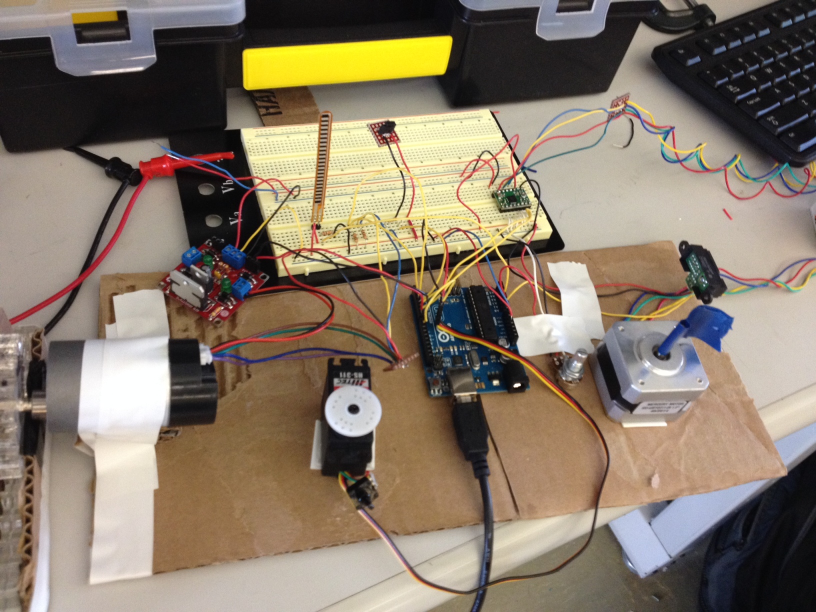
#> input picture Labs/Motor Lab/image(1).jpeg, 1632 x 1224 px, given in place of template1.png, which was not available (shown at 1/2 size)
$ python get_BW_image.py
#> lines starting #> are read from the running program, lines starting #| are printed output that depends on the picture; after the words box and inside, x2 and y2 are one past the last pixel; in counts of white or black regions, pixels touching at a corner belong together; pictures that were not available may be replaced by others from this repository, and a replacement may not be noted
import numpy as np
import cv2

# initialize playstation eye
cap = cv2.VideoCapture(0)

# import templates as grayscale images
img_rgb = cv2.imread('template1.png')
#> img_rgb is the input picture: shape (1224, 1632, 3); mean B, G, R 104.5, 120.9, 134.5
temp = cv2.cvtColor(img_rgb, cv2.COLOR_BGR2GRAY)
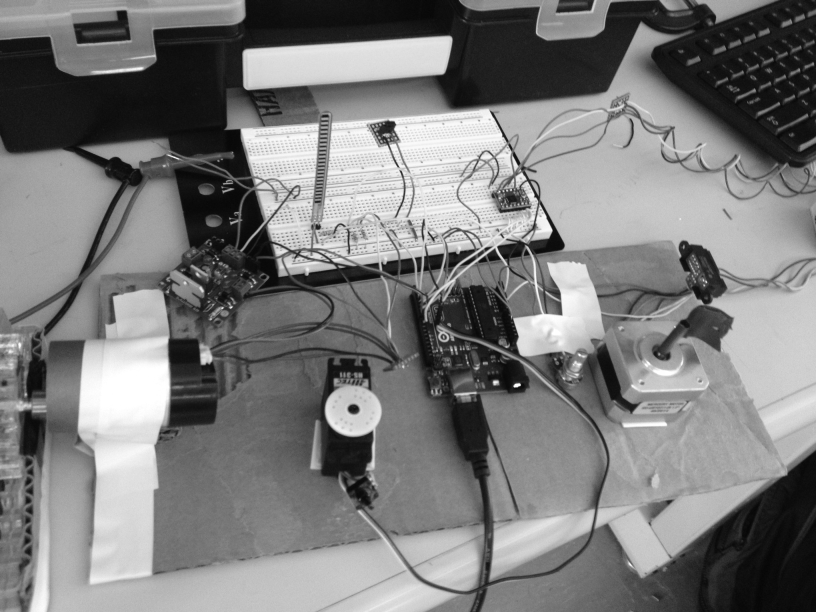
#> temp: shape (1224, 1632) (shown at 1/2 size); min 4, max 255, mean 123.1
template1 = temp
template2 = cv2.flip(temp,0)
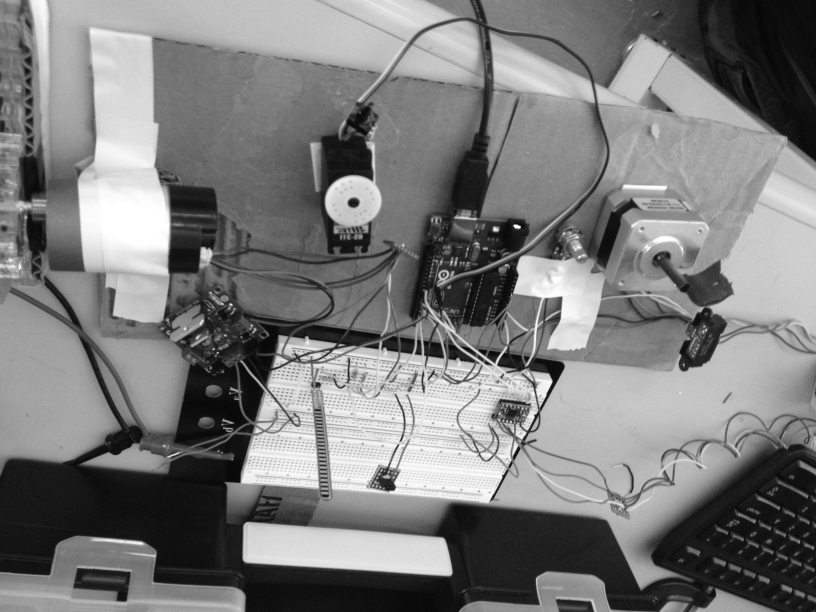
#> template2: shape (1224, 1632) (shown at 1/2 size); min 4, max 255, mean 123.1
template3 = cv2.flip(temp,1)
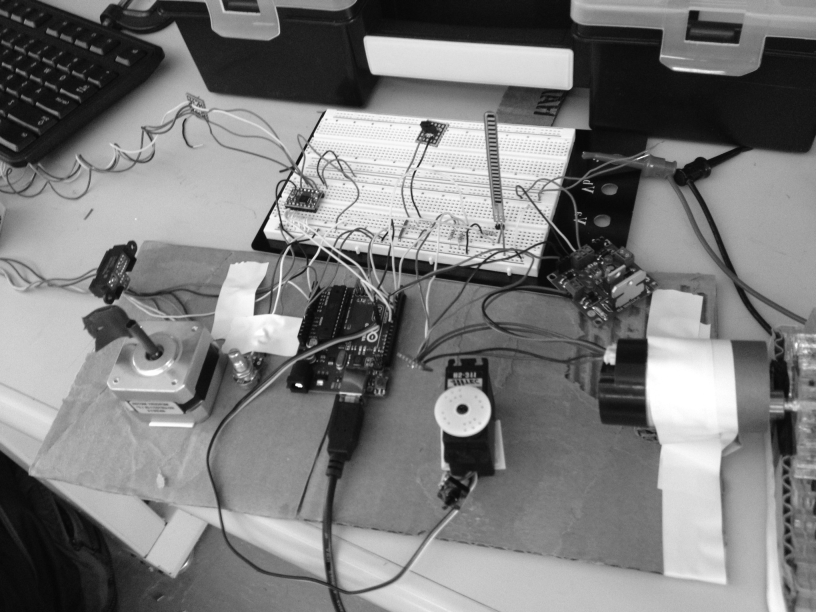
#> template3: shape (1224, 1632) (shown at 1/2 size); min 4, max 255, mean 123.1
template4 = cv2.flip(temp,-1)
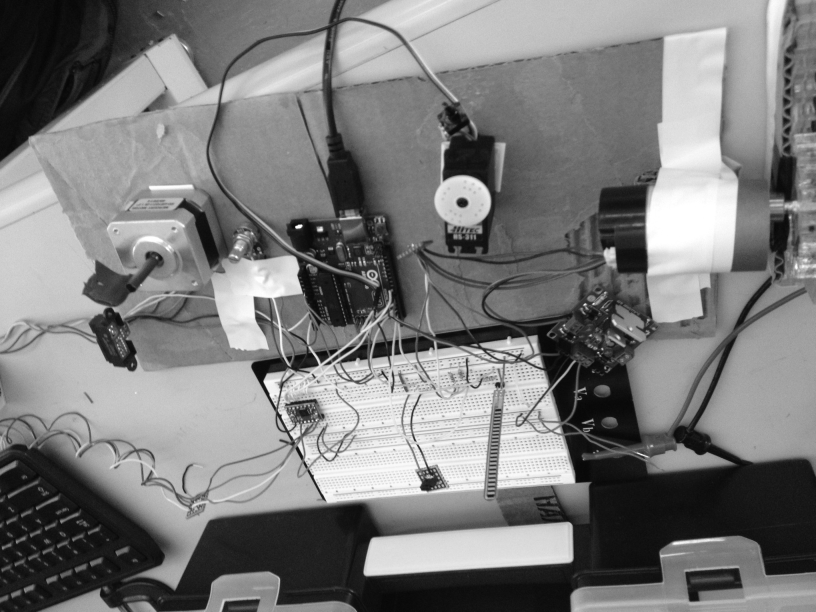
#> template4: shape (1224, 1632) (shown at 1/2 size); min 4, max 255, mean 123.1

while(True):
    # Capture frame-by-frame
    ret, frame = cap.read()

    # get grayscale image
    gray = cv2.cvtColor(frame, cv2.COLOR_BGR2GRAY)

    # transform the image to black / white
    gray, blackWhite = cv2.threshold(gray,50,255,cv2.THRESH_BINARY)
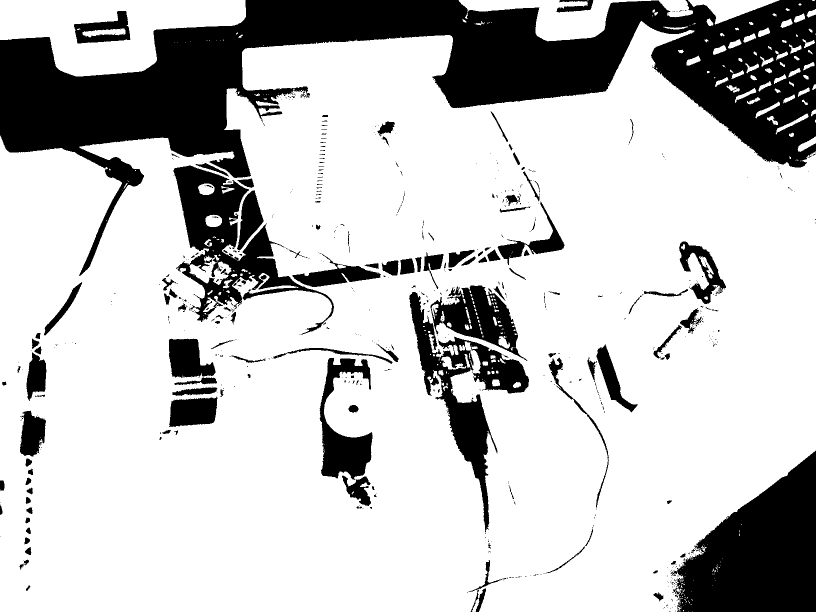
#> blackWhite: shape (1224, 1632) (shown at 1/2 size); 76.6% white; 666 black regions (532 under 20 px), largest, box (x1, y1, x2, y2) and area: (0, 0, 1632, 552) 265891, (1341, 901, 1632, 1224) 58407, (347, 331, 668, 669) 30202

    # compare to template 1 to get e1
    match1 = cv2.matchTemplate(blackWhite,template1,cv2.TM_CCOEFF)
#> match1 = [1.18e+10]
    min_val, e1, min_loc, max_loc = cv2.minMaxLoc(match1)
#> min_val = 1.18e+10; e1 = 1.18e+10; min_loc = (0, 0); max_loc = (0, 0)

    # compare to template 2 to get e2
    match2 = cv2.matchTemplate(blackWhite,template2,cv2.TM_CCOEFF)
#> match2 = [1e+09]
    min_val, e2, min_loc, max_loc = cv2.minMaxLoc(match2)
#> min_val = 1e+09; e2 = 1e+09

    # compare to template 3 to get e3
    match3 = cv2.matchTemplate(blackWhite,template3,cv2.TM_CCOEFF)
#> match3 = [2.09e+09]
    min_val, e3, min_loc, max_loc = cv2.minMaxLoc(match3)
#> min_val = 2.09e+09; e3 = 2.09e+09

    # compare to template 4 to get e4
    match4 = cv2.matchTemplate(blackWhite,template4,cv2.TM_CCOEFF)
#> match4 = [-997718080]
    min_val, e4, min_loc, max_loc = cv2.minMaxLoc(match4)
#> min_val = -997718080; e4 = -997718080

    best = max([e1,e2,e3,e4])
#> best = 1.18e+10
    # largest error represents best fit
    if best < 100000000:
        mesg = "0"
    else:
        if e1 == best:
                mesg = "1"
        if e2 == best:
                mesg = "2"
        if e3 == best:
                mesg = "3"
        if e4 == best:
                mesg = "4"


    # Display the resulting frame
    cv2.imshow('frame',blackWhite)

    # wait 5000 ms
    if cv2.waitKey(1) & 0xFF == ord('q'):
#> (key q is pressed here)
        break

# When everything done, release the capture
cap.release()
cv2.destroyAllWindows()
